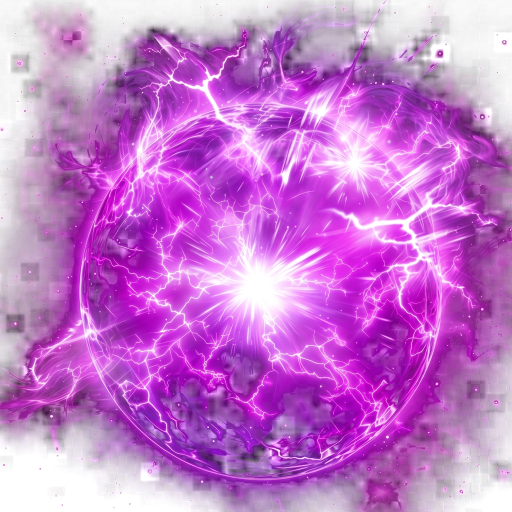
#> input picture assets/icon-src/orb-clean-1024.png, 1024 x 1024 px (shown at 1/2 size)
$ python 3-export.py
#> lines starting #> are read from the running program, lines starting #| are printed output that depends on the picture; after the words box and inside, x2 and y2 are one past the last pixel; in counts of white or black regions, pixels touching at a corner belong together
"""
Export PowerLevel's Android icon set from the cleaned ki-orb plate.

Input is orb-clean-1024.png -- Tushar's uploaded ki-orb photo with the
screenshot's transparency checker properly un-matted (see 1-unmat.py) and
cropped square about the ball (2-crop.py). In that plate the ball's coverage
holds above 0.8 out to r=445, i.e. the ball is ~87% of the square; the flares
and haze fade out past that and bleed to the edges.

Three exports, because Android treats each icon slot differently:

  icon.png                     Legacy launcher icon (pre-API-26 and assorted
                               fallbacks). Opaque square on the app's own dark
                               background. Launchers apply their own mask, so
                               it keeps a margin.
  android-icon-foreground.png  Adaptive-icon foreground. The launcher shows
                               only the middle 66.7% of this image -- the
                               "safe zone" -- and crops the rest to whatever
                               mask shape the device uses, so the ball is
                               scaled to sit inside that circle. The outer
                               glow deliberately bleeds into the crop zone.
  android-icon-monochrome.png  Themed ("Material You") icon. Android discards
                               the RGB entirely and repaints the alpha channel
                               in the user's theme colour, so the artwork has
                               to live in the alpha channel alone.

Plus splash-icon.png, which app.json sizes explicitly via imageWidth.

Run:  python assets/icon-src/3-export.py   (from the repo root)
"""
from PIL import Image
import numpy as np
import os

HERE = os.path.dirname(os.path.abspath(__file__))
SRC = os.path.join(HERE, "orb-clean-1024.png")
OUT = os.path.join(HERE, "..", "images")
BG = (10, 10, 11, 255)           # #0A0A0B -- app.json's backgroundColor
N = 1024                         # every export is 1024x1024
BALL_FRAC_IN_SRC = 890.0 / 1024  # measured: ball diameter / plate width

src = np.array(Image.open(SRC).convert("RGBA")).astype(np.float32)
# Premultiplied copy: resizing straight RGBA bleeds the colour of transparent
# pixels into the edges of opaque ones, which shows up as a dark halo.
src_pm = np.concatenate([src[..., :3] * (src[..., 3:4]/255.0), src[..., 3:4]], axis=2)


def place(ball_frac_of_canvas, canvas_rgba=(0, 0, 0, 0)):
    """Scale the plate so the ball is `ball_frac_of_canvas` of a 1024 canvas."""
#> called with ball_frac_of_canvas = 0.84, canvas_rgba = (10, 10, 11, 255)
    size = max(1, int(round(N * ball_frac_of_canvas / BALL_FRAC_IN_SRC)))
    pm = Image.fromarray(np.clip(src_pm, 0, 255).astype(np.uint8), "RGBA")
    pm = np.array(pm.resize((size, size), Image.LANCZOS)).astype(np.float32)
#> pm: shape (990, 990, 4) float32

    a = pm[..., 3:4] / 255.0
    solid = a > (6.0/255.0)          # below this, dividing by alpha explodes
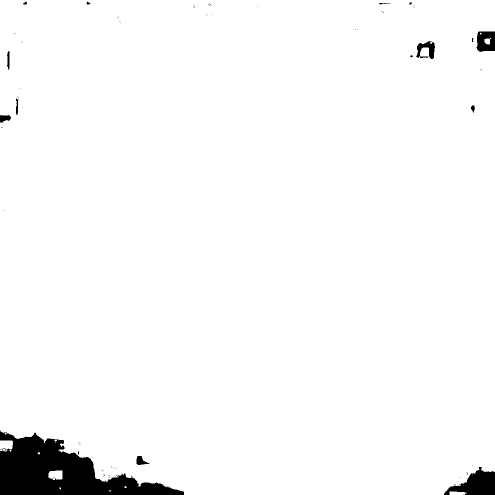
#> solid: shape (990, 990, 1) bool (shown at 1/2 size); 97% white; 75 black regions (63 under 20 px), largest, box (x1, y1, x2, y2) and area: (0, 861, 368, 990) 23068, (888, 934, 990, 990) 3160, (953, 63, 990, 104) 1261
    straight = np.where(solid, pm[..., :3] / np.maximum(a, 1e-3), 0.0)
    art = Image.fromarray(
        np.clip(np.concatenate([straight, pm[..., 3:4]*solid], axis=2), 0, 255)
        .astype(np.uint8), "RGBA")

    canvas = Image.new("RGBA", (N, N), canvas_rgba)
    off = (N - size) // 2
    canvas.alpha_composite(art, (off, off))
    return canvas


def export(img, name, size):
    """Downscale the 1024 composition to its delivery size and write it.

    Composition happens at 1024 so the geometry maths above stays in one
    space, but nothing is *shipped* at 1024. Android never renders these
    anywhere near that big, and every byte of a committed binary lives in git
    history forever, so each file goes out at the largest size its slot can
    actually display:

      512  legacy icon        also the size the Play Store asks for
      512  adaptive layers    Android draws these at 432px at xxxhdpi
      800  splash             app.json sizes it at 200dp; x4 for xxxhdpi

    Note this is the only real lever available: Pillow's optimize=True is
    already on, and no dedicated PNG optimiser (oxipng, pngquant) is
    installed, so bytes come off by shrinking dimensions, not by re-encoding.
    """
#> called with name = 'icon.png', size = 512
    if size != N:
        img = img.resize((size, size), Image.LANCZOS)
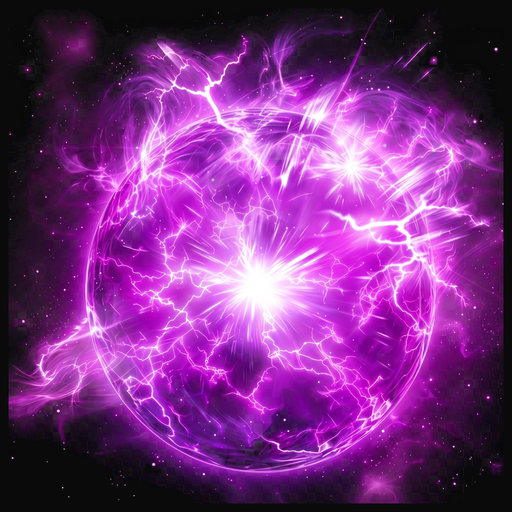
#> img: PIL image 512x512 RGB; mean R, G, B 122.4, 48.9, 131.5
    img.save(os.path.join(OUT, name), optimize=True)


export(place(0.84, BG).convert("RGB"), "icon.png", 512)
export(place(0.64), "android-icon-foreground.png", 512)
#> call 2 of place, with ball_frac_of_canvas = 0.64, canvas_rgba = (0, 0, 0, 0)
#> in place (call 2), `a = pm[..., 3:4] / 255.0`:
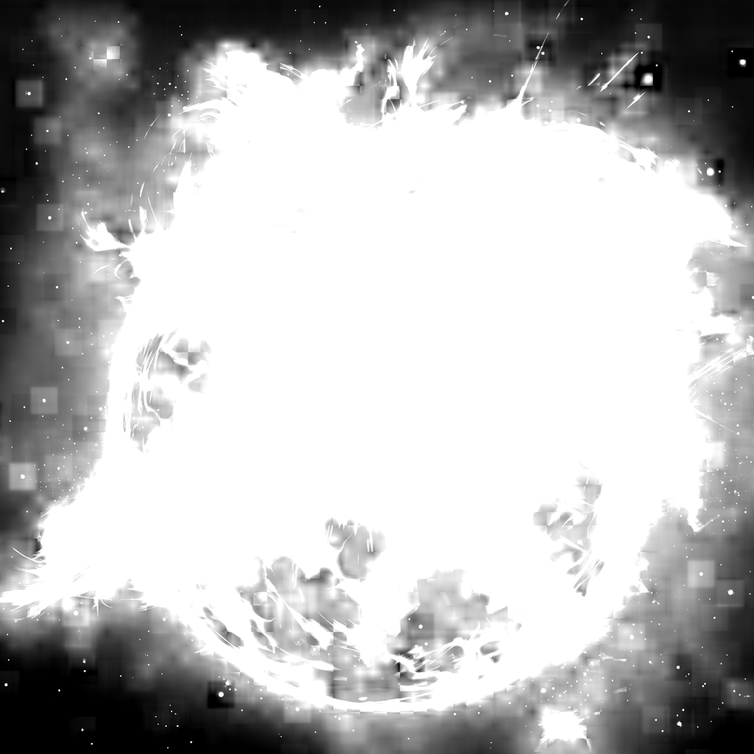
#> a: shape (754, 754, 1) float32; min 0, max 1, mean 0.728
#> in place (call 2), `solid = a > (6.0/255.0)`: solid: shape (754, 754, 1) bool; 97% white; 54 black regions (44 under 20 px), largest, box (x1, y1, x2, y2) and area: (0, 656, 281, 754) 13378, (676, 711, 754, 754) 1831, (726, 48, 754, 79) 720
#> in place (call 2), `straight = np.where(solid, pm[..., :3] / np.maximum(a, 1e-3), 0.0)`:
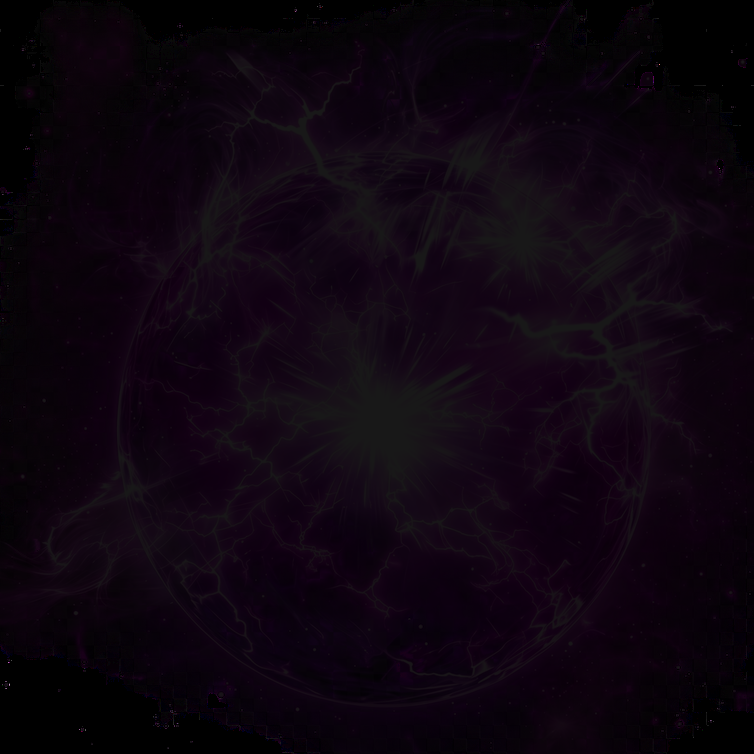
#> straight: shape (754, 754, 3) float32; mean R, G, B 146, 54.2, 157.6; drawn with min black and max white
#> in place (call 2), `canvas = Image.new("RGBA", (N, N), canvas_rgba)`: canvas: PIL image 1024x1024 RGBA; every value is 0
#> call 2 of export, with name = 'android-icon-foreground.png', size = 512
#> in export (call 2), `img = img.resize((size, size), Image.LANCZOS)`:
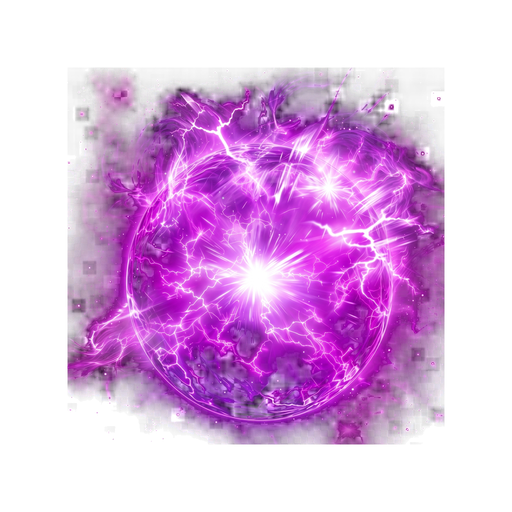
#> img: PIL image 512x512 RGBA; mean R, G, B, A 79.4, 29.4, 85.6, 100.6; transparent parts drawn white
export(place(0.86), "splash-icon.png", 800)
#> in place (call 3), `solid = a > (6.0/255.0)`: solid: shape (1013, 1013, 1) bool; 97% white; 82 black regions (69 under 20 px), largest, box (x1, y1, x2, y2) and area: (0, 881, 377, 1013) 24162, (908, 956, 1013, 1013) 3303, (975, 64, 1013, 106) 1311

# Themed icon. Simply reusing the foreground's coverage fills the whole safe
# zone with ink and reads as a mud blob -- the ball is opaque nearly
# everywhere, so a single flat colour flattens all of it into one mass. What
# survives the loss of colour is the *bright* structure: the arcs, the core
# flash and the rim. So coverage here is thresholded on brightness to keep
# only those, plus a faint disc under it so the ball still has a body and a
# silhouette instead of floating scribbles.
fg = np.array(place(0.64)).astype(np.float32)
luma = ((0.2126*fg[..., 0] + 0.7152*fg[..., 1] + 0.0722*fg[..., 2]) / 255.0
        * (fg[..., 3] / 255.0))
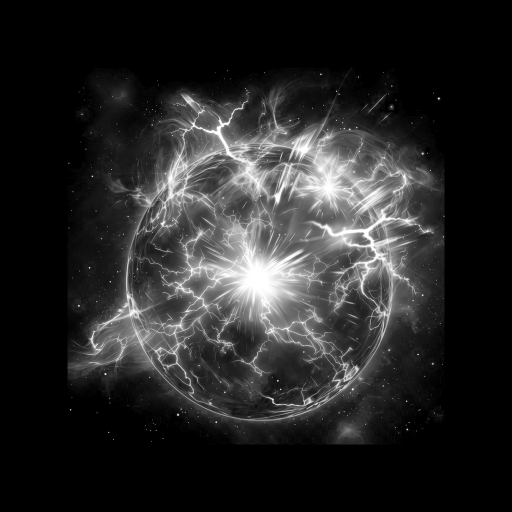
#> luma: shape (1024, 1024) float32 (shown at 1/2 size); min 0, max 1, mean 0.153
yy, xx = np.mgrid[0:N, 0:N]
# radius normalised so 1.0 sits on the ball's rim
rad = np.sqrt((yy - (N-1)/2)**2 + (xx - (N-1)/2)**2) / (0.32 * N)
body = np.clip((1.05 - rad) / 0.10, 0, 1)
arcs = np.clip((luma - 0.40) / 0.32, 0, 1)
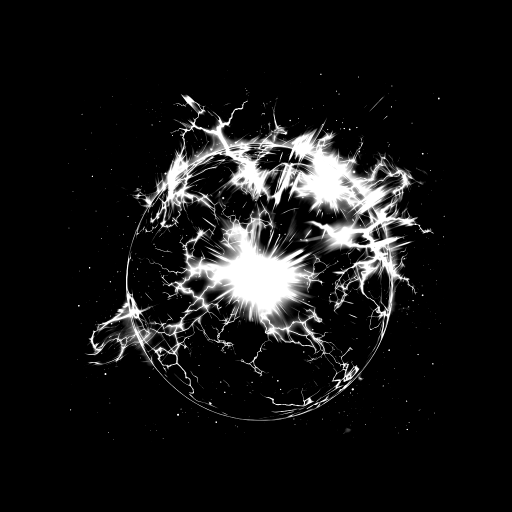
#> arcs: shape (1024, 1024) float32 (shown at 1/2 size); min 0, max 1, mean 0.0856
mono = np.zeros((N, N, 4), np.uint8)
mono[..., :3] = 255
mono[..., 3] = np.clip((arcs + 0.22*body) * 255, 0, 255).astype(np.uint8)
export(Image.fromarray(mono, "RGBA"), "android-icon-monochrome.png", 512)

for f in ("icon.png", "android-icon-foreground.png",
          "android-icon-monochrome.png", "splash-icon.png"):
    p = os.path.join(OUT, f)
    print("%-32s %s %s %6.0f KB" % (f, Image.open(p).size, Image.open(p).mode,
                                    os.path.getsize(p)/1024))
